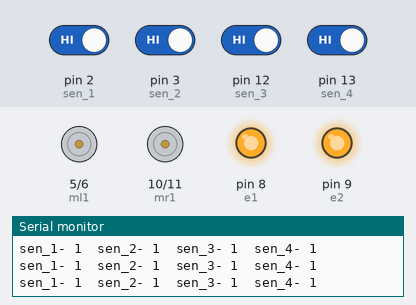
This sketch was run on a simulated Arduino Uno, built with avr-gcc and run on an emulated ATmega328P. On the bench: motor-driver pin pairs drawn as motors (green arrow = first pin HIGH = forward, orange = second pin HIGH = backward, longer = more drive), output pins drawn as LEDs (lit = HIGH), the last lines printed to the serial monitor. Inputs (shaded band) come from the test bench; at power-on: pin 2 (sen_1), pin 3 (sen_2), pin 12 (sen_3), pin 13 (sen_4) HIGH.

Above: at 1.2 s.
1.3 s: pin 2 (sen_1) driven LOW and pin 3 (sen_2) driven LOW
At 2.1 s:
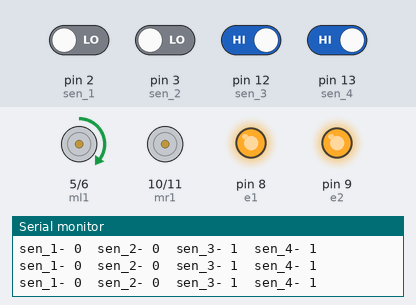
2.8 s: pin 12 (sen_3) driven LOW
At 3.2 s:
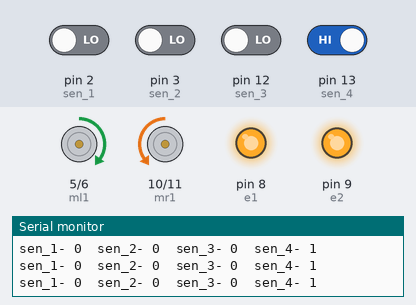
4.3 s: pin 13 (sen_4) driven LOW
At 5.4 s:
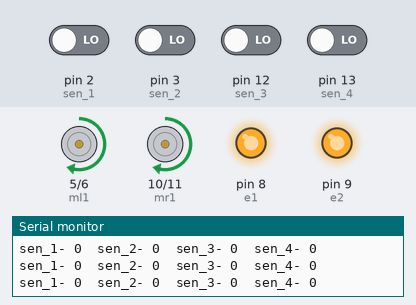
5.8 s: pin 2 (sen_1) driven HIGH
At 6.5 s:
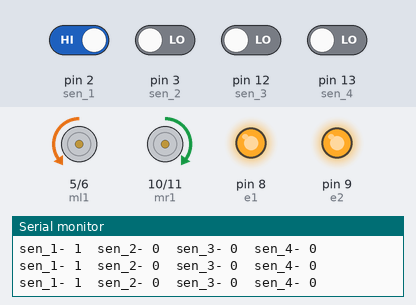
7.3 s: pin 3 (sen_2) driven HIGH
At 8.5 s:
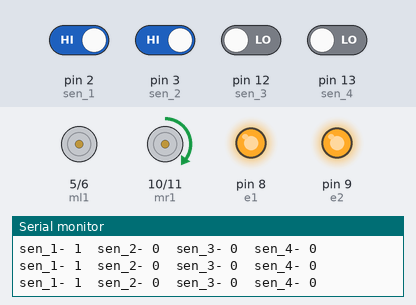
8.8 s: pin 2 (sen_1) driven LOW
At 11.1 s:
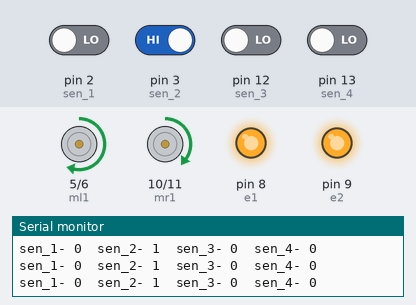
Timing chart, 0 to 12.6 s (numbered marks = the images above; inputs shaded):
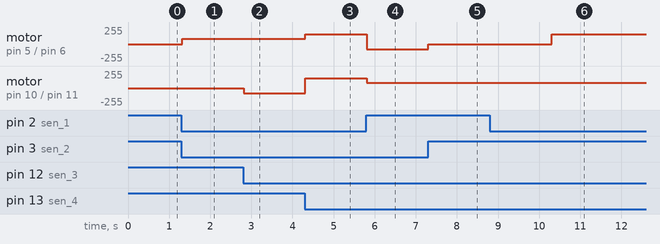

The sketch:

line_followers01.ino
```cpp
int e1 = 8 ;
int e2 = 9 ;

int mr1 = 10 ;
int mr2 = 11  ;
int ml1 = 5 ;
int ml2 = 6;

int sen_1 = 2 ;
int sen_2 = 3 ;
int sen_3 = 12 ;
int sen_4 = 13 ;

int val1 ,val2,val3,val4;

int base = 100 ;
int l_base = 80;
int r_base = 80;


void setup() {
  // put your setup code here, to run once:

pinMode(e1, OUTPUT);
pinMode(e2, OUTPUT);

pinMode(ml1, OUTPUT);
pinMode(ml2, OUTPUT);
pinMode(mr1, OUTPUT);
pinMode(mr2, OUTPUT);

pinMode(sen_1,INPUT);
pinMode(sen_2,INPUT);
pinMode(sen_3,INPUT);
pinMode(sen_4,INPUT);


  digitalWrite(e1, HIGH);
  digitalWrite(e2, HIGH);
Serial.begin(9600);

}

void loop() {
  // put your main code here, to run repeatedly:

  val1 = digitalRead(sen_1);
  val2 = digitalRead(sen_2);
  val3 = digitalRead(sen_3);
  val4 = digitalRead(sen_4);


  if((val1 == 0) && (val2 == 0) && (val3==0) && (val4==0))
  {
    analogWrite(mr1 , 150 );
    digitalWrite(mr2 , LOW);
    analogWrite(ml1 , 150 );
    digitalWrite(ml2 , LOW);
  }

  else if((val1 == 0) && (val2 == 1) && (val3==0) && (val4==0))
  {
    analogWrite(mr1 , 80 );
    digitalWrite(mr2 , LOW);
    analogWrite(ml1 , 30 );
    digitalWrite(ml2 , LOW);
  }

  else if((val1 == 0) && (val2 == 0) && (val3==1) && (val4==0))
  {
    analogWrite(mr1 , 30 );
    digitalWrite(mr2 , LOW);
    analogWrite(ml1 , 80 );
    digitalWrite(ml2 , LOW);
  }

/*  else if((val1==1) && (val2==1) && (val3 == 1) && (val4 == 0) )
 *   {
 *   while(!((val1==0) && (val2==0) && (val3 == 0) && (val4 == 0) ))
 *   {
    digitalWrite(mr2 , LOW );
    analogWrite(mr1 , 80);
    digitalWrite(ml1 , LOW );
    digitalWrite(ml2 , LOW);
 *   }
 *   }
 *
 */
  else if((val1 == 1) && (val2 == 0) && (val3==0) && (val4==0))
  {
    analogWrite(mr1 , 80 );
    digitalWrite(mr2 , LOW);
    digitalWrite(ml1 , LOW );
    analogWrite(ml2 , 80);
  }

  else if((val1 == 0) && (val2 == 0) && (val3==0) && (val4==1))
  {
    digitalWrite(mr1 , LOW );
    analogWrite(mr2 , 80);
    analogWrite(ml1 , 80 );
    digitalWrite(ml2 , LOW);
  }

  else if((val1 == 1) && (val2 == 1) && (val3==1) && (val4==1))
  {
    digitalWrite(mr1 , LOW);
    digitalWrite(mr2 , LOW);
    analogWrite(ml1 , LOW);
    digitalWrite(ml2 , LOW);

  }
  else if((val1 == 1) && (val2 == 1) && (val3==0) && (val4==0))
  {

    digitalWrite(mr2 , LOW );
    analogWrite(mr1 , 80);
    digitalWrite(ml1 , LOW );
    digitalWrite(ml2 , LOW);
    delay(3000);
  }
  else if((val1 == 0) && (val2 == 0) && (val3==1) && (val4==1))
  {

    digitalWrite(mr2 , LOW );
    digitalWrite(mr1 , LOW);
    analogWrite(ml1 , 80 );
    digitalWrite(ml2 , LOW);
  }

  Serial.print("sen_1- ");
  Serial.print(val1);
  Serial.print("\t");
  Serial.print("sen_2- ");
  Serial.print(val2);
  Serial.print("\t");
   Serial.print("sen_3- ");
  Serial.print(val3);
  Serial.print("\t");
  Serial.print("sen_4- ");
  Serial.print(val4);
  Serial.print("\n");


}
```

Measured:
- after the input at 1.3 s, motor on pin 5 (ml1) / pin 6 (ml2): stopped → forward 80/255 at once
- after the input at 2.8 s, motor on pin 10 (mr1) / pin 11 (mr2): stopped → backward 80/255 at once
- after the input at 4.3 s, motor on pin 5 (ml1) / pin 6 (ml2): forward 80/255 → forward 150/255 at once; motor on pin 10 (mr1) / pin 11 (mr2): backward 80/255 → forward 150/255 at once
- after the input at 5.8 s, motor on pin 5 (ml1) / pin 6 (ml2): forward 150/255 → backward 80/255 at once; motor on pin 10 (mr1) / pin 11 (mr2): forward 150/255 → forward 80/255 at once
- after the input at 7.3 s, motor on pin 5 (ml1) / pin 6 (ml2): backward 80/255 → stopped at once
- after the input at 8.8 s, motor on pin 5 (ml1) / pin 6 (ml2): stopped → forward 150/255 after 1.5 s
